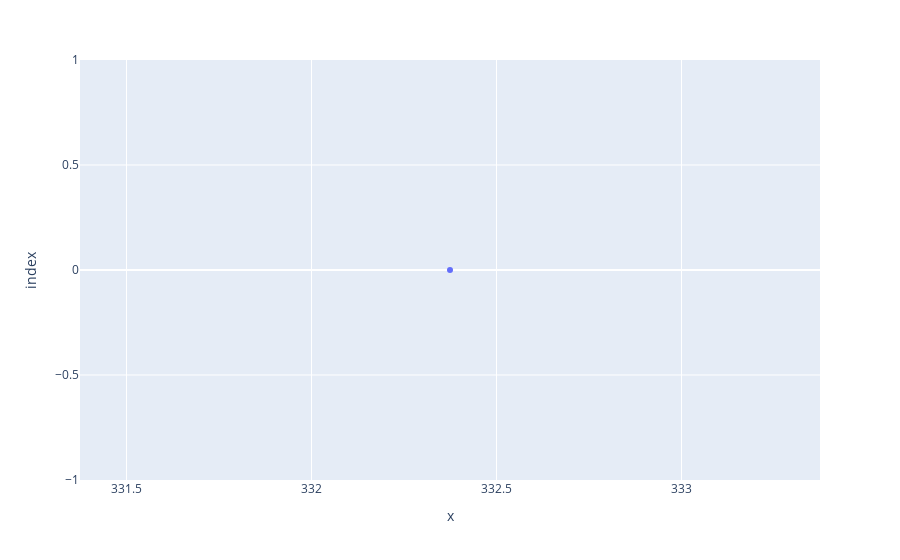

Notebook code for this chart:
### Code cell
fig2

### Figure 1 — Plotly figure (JSON) as saved in the notebook; plotly's stock layout.template omitted (floating-point values rounded to 4 significant figures)
{"data": [{"hovertemplate": "x=%{x}<br>index=%{y}<extra></extra>", "legendgroup": "", "marker": {"color": "#636efa", "symbol": "circle"}, "mode": "markers", "name": "", "orientation": "h", "showlegend": false, "type": "scatter", "x": [332.4], "xaxis": "x", "y": [0], "yaxis": "y"}], "layout": {"legend": {"tracegroupgap": 0}, "margin": {"t": 60}, "xaxis": {"anchor": "y", "domain": [0, 1], "title": {"text": "x"}}, "yaxis": {"anchor": "x", "domain": [0, 1], "title": {"text": "index"}}}}
